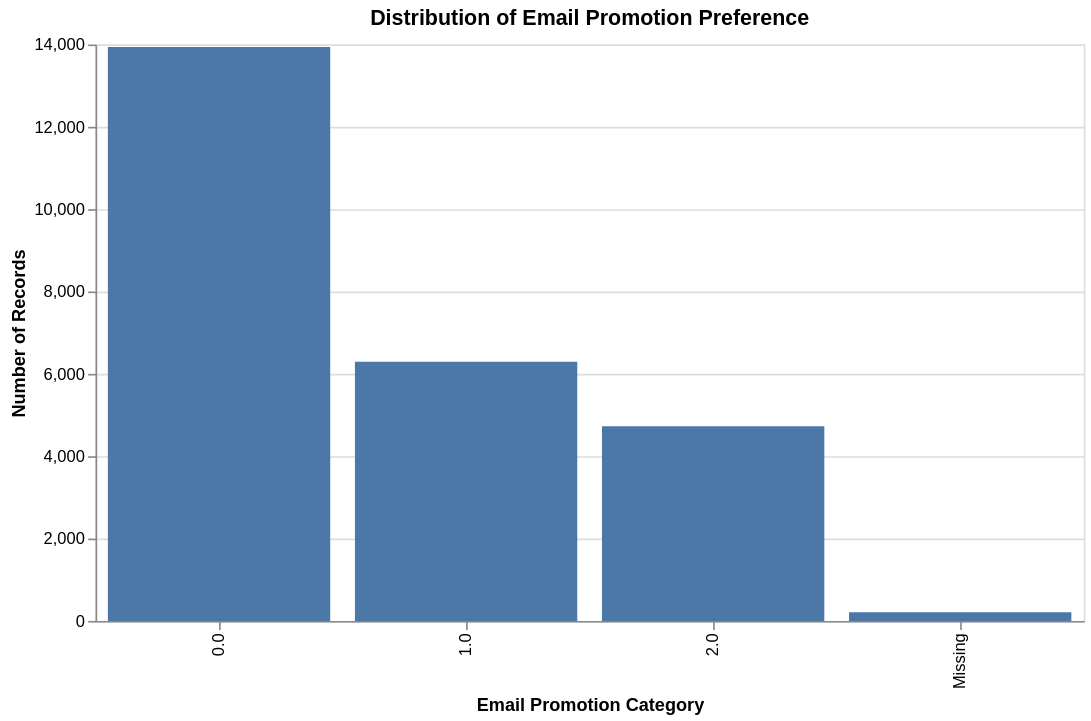

Source (notebook cell):
### Code cell
# Prepare email_promotion for visualisation
email_chart_data = df.copy()
email_chart_data["email_promotion"] = email_chart_data["email_promotion"].fillna("Missing")
email_chart_data["email_promotion"] = email_chart_data["email_promotion"].astype(str)

email_promotion_counts = (
    email_chart_data["email_promotion"]
    .value_counts()
    .reset_index()
)

email_promotion_counts.columns = ["email_promotion", "count"]

alt.Chart(email_promotion_counts).mark_bar().encode(
    x=alt.X("email_promotion:N", title="Email Promotion Category", sort="-y"),
    y=alt.Y("count:Q", title="Number of Records"),
    tooltip=["email_promotion", "count"]
).properties(
    title="Distribution of Email Promotion Preference",
    width=600,
    height=350
)

### Figure 1 — Vega-Lite specification as saved in the notebook (floating-point values rounded to 4 significant figures)
{"config": {"view": {"continuousWidth": 300, "continuousHeight": 300}}, "data": {"name": "data-911095d426cffa8dd7528e5ba253aee0"}, "mark": {"type": "bar"}, "encoding": {"tooltip": [{"field": "email_promotion", "type": "nominal"}, {"field": "count", "type": "quantitative"}], "x": {"field": "email_promotion", "sort": "-y", "title": "Email Promotion Category", "type": "nominal"}, "y": {"field": "count", "title": "Number of Records", "type": "quantitative"}}, "height": 350, "title": "Distribution of Email Promotion Preference", "width": 600, "$schema": "https://vega.github.io/schema/vega-lite/v5.20.1.json", "datasets": {"data-911095d426cffa8dd7528e5ba253aee0": [{"email_promotion": "0.0", "count": 13936}, {"email_promotion": "1.0", "count": 6292}, {"email_promotion": "2.0", "count": 4725}, {"email_promotion": "Missing", "count": 210}]}}
